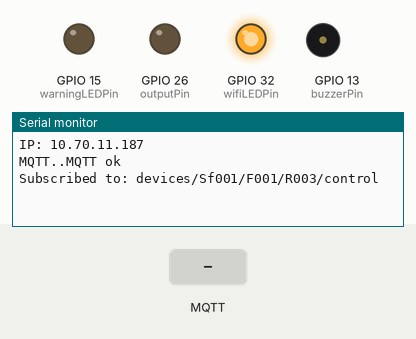
This program was run on a simulated ESP32. Parts: output pins drawn as LEDs (lit = HIGH), buzzer (waves = sounding, pin HIGH), the last lines printed to the serial monitor. Inputs (shaded band) come from the test bench. WiFi joins after 1.5 s; servers stay silent unless stated; no MQTT or app messages arrive unless stated.

Above: at 3.2 s.
3.3 s: MQTT message "ON" arrives on the first subscribed topic
At 4.1 s:
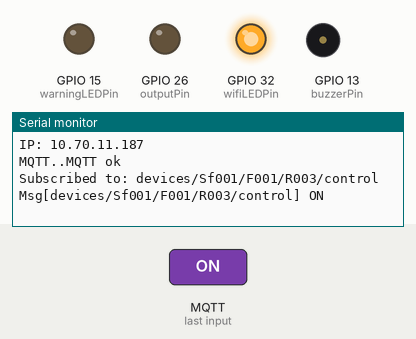
5.0 s: MQTT message "OFF" arrives on the first subscribed topic
At 6.8 s:
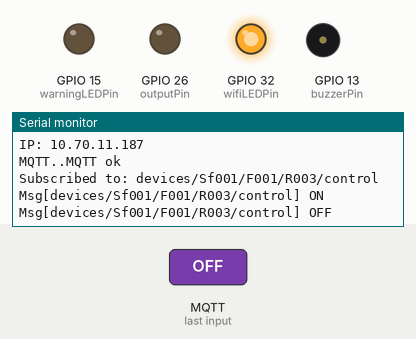
7.1 s: MQTT message "1" arrives on the first subscribed topic
At 8.6 s:
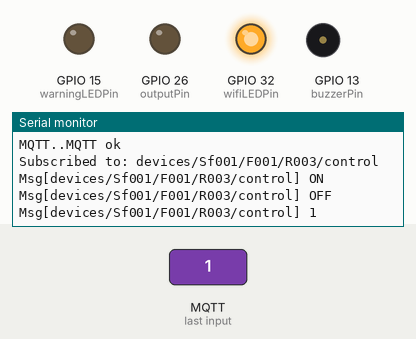

The program:

main.cpp
```cpp
//AHU automation

#include <Arduino.h>
#include <Ethernet.h>
#include <MQTT.h>
#include <ArduinoJson.h>
#include <HttpUpdate.h>
#include <WiFi.h>

// Function declarations
void update();
void parseDataFromMessage(String message);
void MqttCallback(String &topic, String &payload);
void connectMqtt();

EthernetClient ethClient;
MQTTClient mqtt;
StaticJsonDocument<256> json;

int lastStatus = 0;  // 1 = ON, 0 = OFF

// Pin config
const int outputPin = 26;
const int buzzerPin = 13;
const int warningLEDPin = 15;
const int wifiLEDPin = 32;

// Ethernet config
byte mac[] = { 0x74, 0x69, 0x69, 0x2D, 0x30, 0x32 };
IPAddress ip(10, 70, 11, 187);
IPAddress mydns(172, 16, 16, 16);
IPAddress gateway(10, 70, 11, 1);
IPAddress subnet(255, 255, 255, 0);

// Device ID (used in topics)
String deviceId = "Sf001/F001/R003";   // <--- change as needed

// MQTT broker
const char* mqtt_server = "10.70.11.247";
String clientId = "clsrm-" + String(deviceId);
// Topics
String subTopic = "devices/" + String(deviceId) + "/control";
String pubTopic = "devices/" + String(deviceId) + "/status";
String statusTopic="devices/" + String(deviceId) + "/lastwill";

// WiFi client for OTA
WiFiClient wifiClient;

void update() {
  String url = "http://cibikomberi.local:8080/thing/update/677367065ee782724fdba1a4?version=1";
  httpUpdate.update(wifiClient, url);
}

// Parse incoming MQTT message
void parseDataFromMessage(String message) {
  DeserializationError error = deserializeJson(json, message);

  if (!error) {
    String command = json["command"].as<String>();

    if (command == "ON") {
      digitalWrite(outputPin, HIGH);
      lastStatus = 1;
      Serial.println("Device turned ON");
    }
    else if (command == "OFF") {
      digitalWrite(outputPin, LOW);
      lastStatus = 0;
      Serial.println("Device turned OFF");
    }

    // Publish status ack
StaticJsonDocument<128> publishDoc;
publishDoc["status"] = (lastStatus == 1 ? "ON" : "OFF");
String payload;
serializeJson(publishDoc, payload);

mqtt.publish(pubTopic.c_str(), payload.c_str(), true, 1);

  }
}

// Called when message received
void MqttCallback(String &topic, String &payload) {
  Serial.print("Msg[");
  Serial.print(topic);
  Serial.print("] ");
  Serial.println(payload);

  parseDataFromMessage(payload);
}

// Ensure MQTT connection
void connectMqtt() {
  int i = 5;
  while (!mqtt.connected() && i > 0) {
    Serial.print("MQTT..");

    mqtt.setWill(statusTopic.c_str(), "device disconnected", true, 1);

    if (mqtt.connect(clientId.c_str())) {
      Serial.println("MQTT ok");
      mqtt.publish(statusTopic.c_str(), "{\"status\":\"device connected\"}", true, 1);
      delay(2000);
      mqtt.subscribe(subTopic);
      Serial.print("Subscribed to: ");
      Serial.println(subTopic);
    } else {
      Serial.println("fail");
    }
    i--;
  }
}

void setup() {
  Serial.begin(9600);

  pinMode(outputPin, OUTPUT);
  pinMode(buzzerPin, OUTPUT);
  pinMode(warningLEDPin, OUTPUT);
  pinMode(wifiLEDPin, OUTPUT);

  digitalWrite(outputPin, LOW);
  digitalWrite(buzzerPin, LOW);
  digitalWrite(warningLEDPin, LOW);
  digitalWrite(wifiLEDPin, LOW);

  Ethernet.init(5);
  Ethernet.begin(mac, ip, mydns, gateway, subnet);

  Serial.print("IP: ");
  Serial.println(Ethernet.localIP());
  digitalWrite(wifiLEDPin, HIGH);

  mqtt.begin(mqtt_server, 1883, ethClient);
  mqtt.onMessage(MqttCallback);
  connectMqtt();

  WiFi.begin("BIT-ENERGY", "pic-embedded");  // WiFi only for OTA updates
}

void loop() {
  if (!mqtt.connected()) {
    digitalWrite(outputPin, LOW);
    lastStatus = 0;
    Serial.println("Device turned OFF");
    connectMqtt();
  }
  mqtt.loop();

  if (WiFi.status() == WL_CONNECTED) {
    update();
  }

  delay(500);
}
```

Measured:
- after the input at 3.3 s, the serial monitor: prints a new line after 0.25 s (image 1)
- after the input at 5.0 s, the serial monitor: prints a new line after 0.66 s (image 2)
- after the input at 7.1 s, the serial monitor: prints a new line after 0.66 s (image 3)
